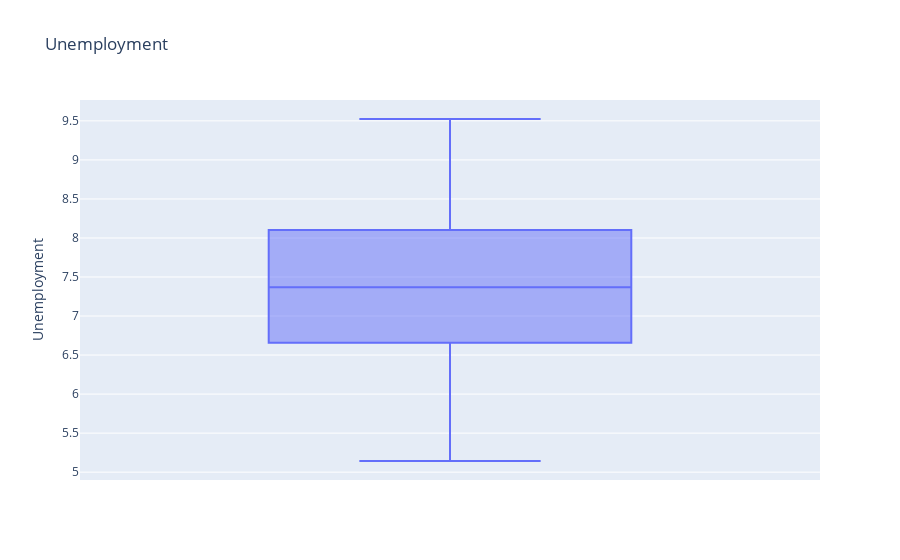

Here is the notebook cell this chart was saved with:
### Code cell
# boite à moustache pour unemployment
fig_unemp = px.box(df, y='Unemployment', title='Unemployment')
fig_unemp.show()

### Figure 1 — Plotly figure (JSON) as saved in the notebook; plotly's stock layout.template omitted (floating-point values rounded to 4 significant figures)
{"data": [{"alignmentgroup": "True", "hovertemplate": "Unemployment=%{y}<extra></extra>", "legendgroup": "", "marker": {"color": "#636efa"}, "name": "", "notched": false, "offsetgroup": "", "orientation": "v", "showlegend": false, "type": "box", "x0": " ", "xaxis": "x", "y": [6.858, 7.47, 7.346, 7.092, 7.896, 7.658, 6.961, 6.833, 6.425, 9.331, 8.595, 7.348, 6.885, 7.092, 7.951, 9.202, 7.441, 8.963, 6.489, 8.243, 8.35, 8.15, 5.527, 6.833, 6.339, 6.635, 6.925, 8.256, 8.424, 7.771, 7.567, 8.975, 5.946, 6.3, 8.304, 6.061, 6.908, 8.622, 8.106, 7.057, 6.496, 8.099, 7.962, 6.162, 5.965, 8.163, 8.549, 7.17, 6.877, 6.315, 6.973, 8.424, 8.521, 7.545, 5.422, 5.143, 8.744, 9.342, 7.368, 9.331, 7.795, 7.787, 7.856, 7.943, 7.866, 7.527, 6.56, 5.943, 6.833, 7.806, 8.028, 6.235, 6.664, 6.961, 7.931, 6.442, 5.936, 8.625, 7.808, 6.299, 9.524, 7.951, 7.343, 7.057, 8.89, 7.127, 6.664, 8.099, 8.992, 6.299, 7.484, 8.15, 6.104, 7.564, 8.09, 6.384, 6.315, 6.529, 7.872, 7.682, 7.658, 7.197, 6.868, 6.877, 8.535, 6.104, 5.644, 5.644, 9.199, 6.855, 8.09, 6.768, 7.197, 7.343, 6.034, 8.899, 8.15], "y0": " ", "yaxis": "y"}], "layout": {"boxmode": "group", "legend": {"tracegroupgap": 0}, "title": {"text": "Unemployment"}, "xaxis": {"anchor": "y", "domain": [0, 1]}, "yaxis": {"anchor": "x", "domain": [0, 1], "title": {"text": "Unemployment"}}}}
